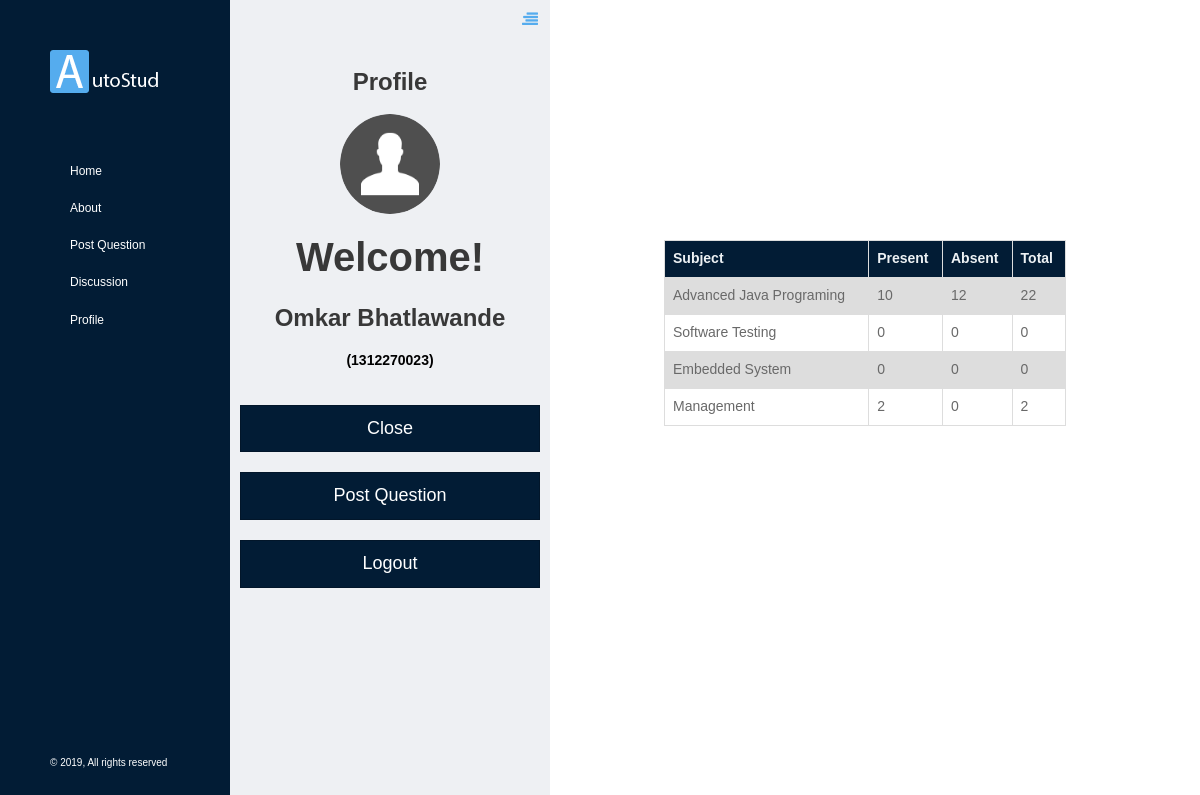
The app's page /login/student/view_attendance.php (signed in) with its own data.
### tables this page shows
CREATE TABLE `attendance_record` (
  `id` int(11) NOT NULL,
  `enroll` varchar(256) NOT NULL,
  `AJP` int(11) NOT NULL DEFAULT '0',
  `MAN` int(11) NOT NULL DEFAULT '0',
  `STE` int(11) NOT NULL DEFAULT '0',
  `ESY` int(11) NOT NULL DEFAULT '0'
);

CREATE TABLE `total_classes` (
  `id` int(11) NOT NULL,
  `AJP` int(11) NOT NULL,
  `MAN` int(11) NOT NULL,
  `STE` int(11) NOT NULL,
  `ESY` int(11) NOT NULL
);

### login/student/view_attendance.php (the view, shortened to what this page needs)
<?php
include '../../includes/dbh.inc.php';
$enroll = $_SESSION['enroll'];
$sql = "SELECT * FROM attendance_record WHERE enroll='$enroll'";
$result = mysqli_query($conn, $sql);
$row = mysqli_fetch_assoc($result);
$sql1 = "SELECT * FROM total_classes WHERE id='1'";
$result1 = mysqli_query($conn, $sql1);
$row1 = mysqli_fetch_assoc($result1);
?>
<!doctype html>
<html lang="">
<head>
    <link href="../../assets/css/style.css" rel="stylesheet" type="text/css">
    <link href="../../assets/css/custom.css" rel="stylesheet" type="text/css">
</head>
<body class="quickSectionActive skipAutoCollapse">
<div class="bodyWrap">
    <header class="doc-header">
        <div class="logoWrap">
            <a href="../../home/index.php"><img src="../../assets/img/basic/logo.png" alt="/" width="109" height="43"></a>
        </div>
        <ul class="main-nav">
            <li><a href="../../home">Home</a></li>
            <li><a href="../../about">About</a></li>
            <li><a href="../../post_question">Post Question</a></li>
            <li><a href="../../discussion">Discussion</a></li>
            <li><a href=".."><?php
                    if (!isset($_SESSION['u_uid'])) {
                        echo 'Sign in / Sign up';
                    } else {
                        echo 'Profile';
                    }
                    ?></a></li>
        </ul>
        <span class="copyRights">&copy; 2019, All rights reserved</span>
    </header>
    <div class="optionsPanel">
        <button class="toggleOptionPanel"><i class="fa fa-align-right"></i></button>
        <div class="inner">
            <h1 style="text-align: center;"><b>Profile</b></h1>
            <img src="../../assets/img/avatar.png" class="avatar aligncenter" alt="avatar">
            <h1 style="font-size: 40px;" class="aligncenter"><b>Welcome!</b></h1><h1 class="aligncenter"><b><?php echo $_SESSION['u_first']; ?> <?php echo $_SESSION['u_last']; ?></b></h1>
            <p style="color: #000000; " class="aligncenter"><b>(<?php echo $_SESSION['enroll']; ?>)</b></p><br>
            <a href=".."><button class="btn-block btn">Close</button></a><br>
            <a href="../../post_question"><button class="btn-block btn">Post Question</button></a><br>
            <a href="../logic/logout_logic.php"><button class="btn-block btn">Logout</button></a>
        </div>
    </div>
    <main class="contentArea">
        <div class="contentAreaInner clearfix no-pad-left no-pad-right">
            <header class="page-header text-center extra-top-pad pad-long">
                <br><br><br><br><br>
                <table style="width:60%;margin: auto;color: #696969;">
                    <tr>
                        <th>Subject</th>
                        <th>Present</th>
                        <th>Absent</th>
                        <th>Total</th>
                    </tr>
                    <tr>
                        <td>Advanced Java Programing</td>
                        <td><?php echo $row['AJP'] ?></td>
                        <td><?php echo $row1['AJP']-$row['AJP']?></td>
                        <td><?php echo $row1['AJP'] ?></td>
                    </tr>
                    <tr>
                        <td>Software Testing</td>
                        <td><?php echo $row['STE'] ?></td>
                        <td><?php echo $row1['STE']-$row['STE']?></td>
                        <td><?php echo $row1['STE'] ?></td>
                    </tr>
                    <tr>
                        <td>Embedded System</td>
                        <td><?php echo $row['ESY'] ?></td>
                        <td><?php echo $row1['ESY']-$row['ESY']?></td>
                        <td><?php echo $row1['ESY'] ?></td>
                    </tr>
                    <tr>
                        <td>Management</td>
                        <td><?php echo $row['MAN'] ?></td>
                        <td><?php echo $row1['MAN']-$row['MAN']?></td>
                        <td><?php echo $row1['MAN'] ?></td>
                    </tr>
                </table>
            </header>
        </div>
    </main>
</div>
</body>
</html>

### records on screen
attendance_record: AJP "10", STE "0", ESY "0", MAN "2"
total_classes: $row1['AJP']-$row['AJP'] "12", AJP "22", $row1['STE']-$row['STE'] "0", STE "0", $row1['ESY']-$row['ESY'] "0", ESY "0", $row1['MAN']-$row['MAN'] "0", MAN "2"

### other values on screen
$_SESSION['u_first'] "Omkar"
$_SESSION['u_last'] "Bhatlawande"
$_SESSION['enroll'] "1312270023"
